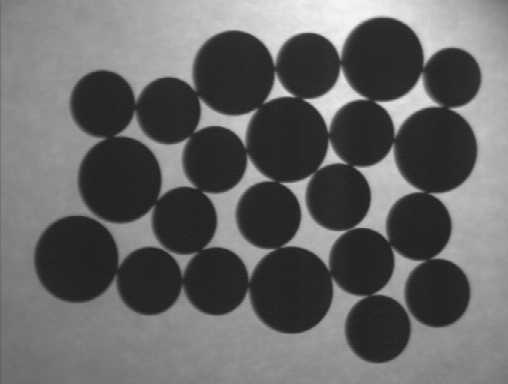
#> input picture project1/bilevel-thres/40.png, 508 x 384 px; its folder holds only this picture in this run
$ python segmentation_bilevel.py
#> lines starting #> are read from the running program, lines starting #| are printed output that depends on the picture; after the words box and inside, x2 and y2 are one past the last pixel; in counts of white or black regions, pixels touching at a corner belong together
import os
import cv2
import numpy as np
import argparse
from skimage import filters
from skimage.filters import prewitt
from matplotlib import pyplot as plt

def Robert(img):

    Gx = np.array([[-1, 0], [0, 1]])
    Gy = np.array([[0, -1], [1, 0]])
    Ix = cv2.filter2D(img, -1, Gx)
    Iy = cv2.filter2D(img, -1, Gy)
    grad = (np.abs(Ix) + np.abs(Iy)).astype(np.float32)

    return grad


def Sobel(img):

    grad_X=cv2.Sobel(img, -1, 1, 0)
    grad_Y=cv2.Sobel(img, -1, 0, 1)
    grad=cv2.addWeighted(grad_X, 0.5, grad_Y, 0.5, 0)

    return grad


def Prewitt(img):
    Gx = np.array([[1, 0, -1], [1, 0, -1], [1, 0, -1]])
    Gy = np.array([[1, 1, 1], [0, 0, 0], [-1, -1, -1]])
    Ix = cv2.filter2D(img, -1, Gx)
    Iy = cv2.filter2D(img, -1, Gy)
    grad = (np.abs(Ix) + np.abs(Iy)).astype(np.float32)

    return grad


def Lapacian(img, kernel_size=3):
    res_I = cv2.Laplacian(img.astype(np.float32), -1, ksize = kernel_size)
    return res_I


def zero_cross(lap):

    lap = np.pad(lap, ((0, 1), (0, 1)), 'constant', constant_values = (0, 0))
    diff_x = lap[:-1, :-1] - lap[:-1, 1:] < 0
    diff_y = lap[:-1, :-1] - lap[1:, :-1] < 0

    edges =  np.logical_or(diff_x, diff_y).astype(np.float32)

    return edges


def interpolate(img, lap, border_mask):
    boundary_value = []
    for i in range(border_mask.shape[0]):
        for j in range(border_mask.shape[1]):
            if border_mask[i][j] == 1:
                if j + 1 < border_mask.shape[1] and lap[i][j] * lap[i][j+1] < 0:
                    a = lap[i][j]
                    b = lap[i][j+1]
                    boundary_value.append(img[i][j] * abs(b/(b-a)) + img[i][j+1] * abs(a/(b-a)))
                if i + 1 < border_mask.shape[0] and lap[i][j] * lap[i+1][j] < 0:
                    a = lap[i][j]
                    b = lap[i+1][j]
                    boundary_value.append(img[i][j] * abs(b/(b-a)) + img[i+1][j] * abs(a/(b-a)))

    return boundary_value


if __name__=="__main__":

    parser = argparse.ArgumentParser()
    parser.add_argument('--threshold',
                        default=20,
                        type=int)
    parser.add_argument('--operator',
                        default='robert',
                        type=str)

    args = parser.parse_args()
    GRAD_THRE = args.threshold
    grad_operator = args.operator.lower()

    mapping = {'robert': Robert, 'sobel': Sobel, 'prewitt': Prewitt}

    dirpath = "./bilevel-thres"
    export_dir = './bilevel_res'
    if not os.path.isdir(export_dir):
        os.mkdir(export_dir)

    for file in os.listdir(dirpath):
        file_path = os.path.join(dirpath, file)
        img = cv2.imread(file_path, cv2.IMREAD_GRAYSCALE).astype(np.float32)
#> img: shape (384, 508) float32; min 31, max 246, mean 102.8

        grad = mapping[grad_operator](img)
        grad_mask = grad > 2 * GRAD_THRE
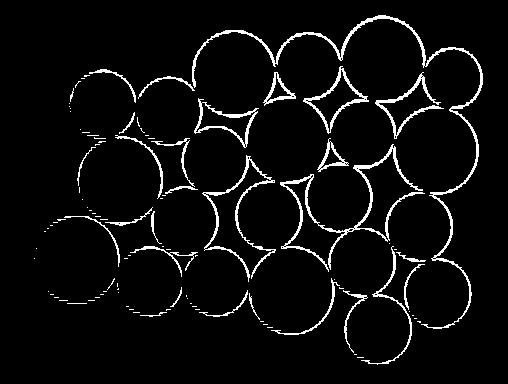
#> grad_mask: shape (384, 508) bool; 5.1% white in thin lines or dots, all inside (x1, y1, x2, y2) = (34, 15, 483, 365)

        lap = Lapacian(img)
#> in Lapacian, `res_I = cv2.Laplacian(img.astype(np.float32), -1, ksize = kernel_size)`:
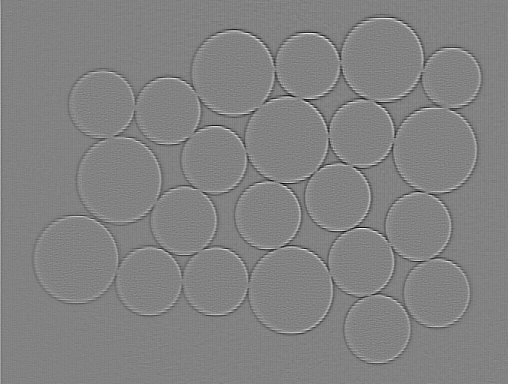
#> res_I: shape (384, 508) float32; min -346, max 330, mean 0.1; drawn with min black and max white
        zero_cross_mask = zero_cross(lap)
#> in zero_cross, `diff_x = lap[:-1, :-1] - lap[:-1, 1:] < 0`:
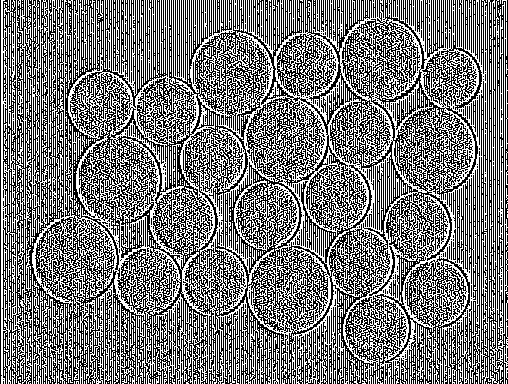
#> diff_x: shape (384, 508) bool; 47.8% white in thin lines or dots
#> in zero_cross, `diff_y = lap[:-1, :-1] - lap[1:, :-1] < 0`:
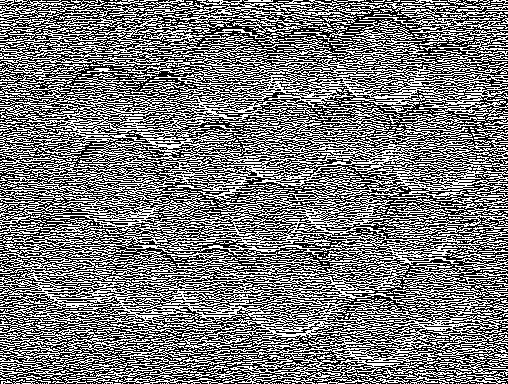
#> diff_y: shape (384, 508) bool; 47.3% white in thin lines or dots
#> in zero_cross, `edges =  np.logical_or(diff_x, diff_y).astype(np.float32)`:
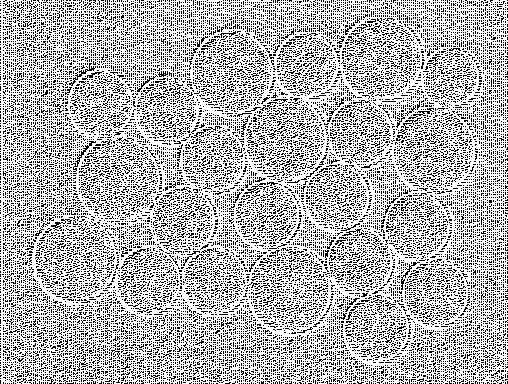
#> edges: shape (384, 508) float32; values 0 (black) and 1 (white), 70.2% white; black in thin lines or dots

         # zero_cross and gradient threshold
        border_mask = zero_cross_mask * grad_mask
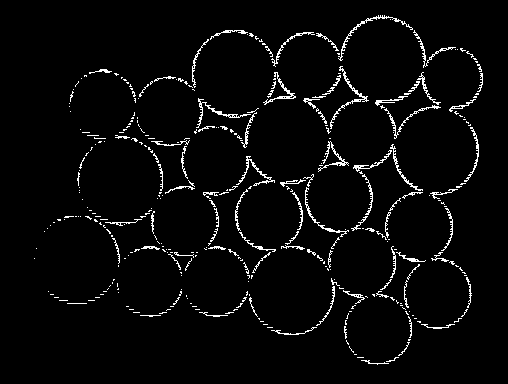
#> border_mask: shape (384, 508) float32; values 0 (black) and 1 (white), 3.6% white in thin lines or dots, all inside (x1, y1, x2, y2) = (34, 15, 483, 365)

        boundary_values = interpolate(img, lap, border_mask)
#> after the loop in interpolate, `for i in range(border_mask.shape[0]):`: boundary_value = 2980 values, max 218 at index 899, min 41.7 at index 2112, mean 107.9
#> boundary_values has the same summary as boundary_value in interpolate

        # calculate the mean of gray values of points lying on the boundary
        threshold = sum(boundary_values) / len(boundary_values)
#> threshold = 107.9

        print('threshold of %s: %d' % (file, threshold))
#| threshold of 40.png: 107

        _, binary_seg = cv2.threshold(img, threshold, 255, cv2.THRESH_BINARY)
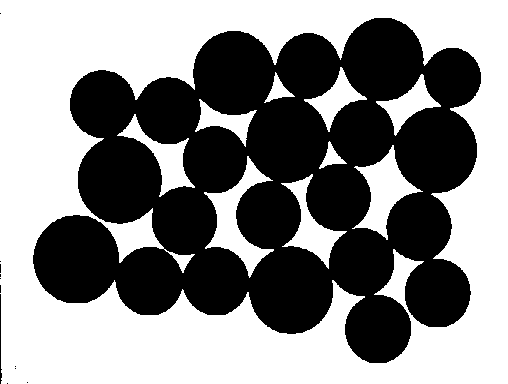
#> binary_seg: shape (384, 508) float32; 53.3% white; 12 black regions (10 under 20 px), largest, box (x1, y1, x2, y2) and area: (33, 18, 481, 363) 90925, (0, 294, 2, 384) 97

        cv2.imshow(file, binary_seg)
        cv2.waitKey()

        export_path = os.path.join(export_dir, 'res_%s_%s_grad_%d_t_%d.jpg' % (file.split('.')[0], grad_operator, GRAD_THRE, threshold))
        cv2.imwrite(export_path, binary_seg)
